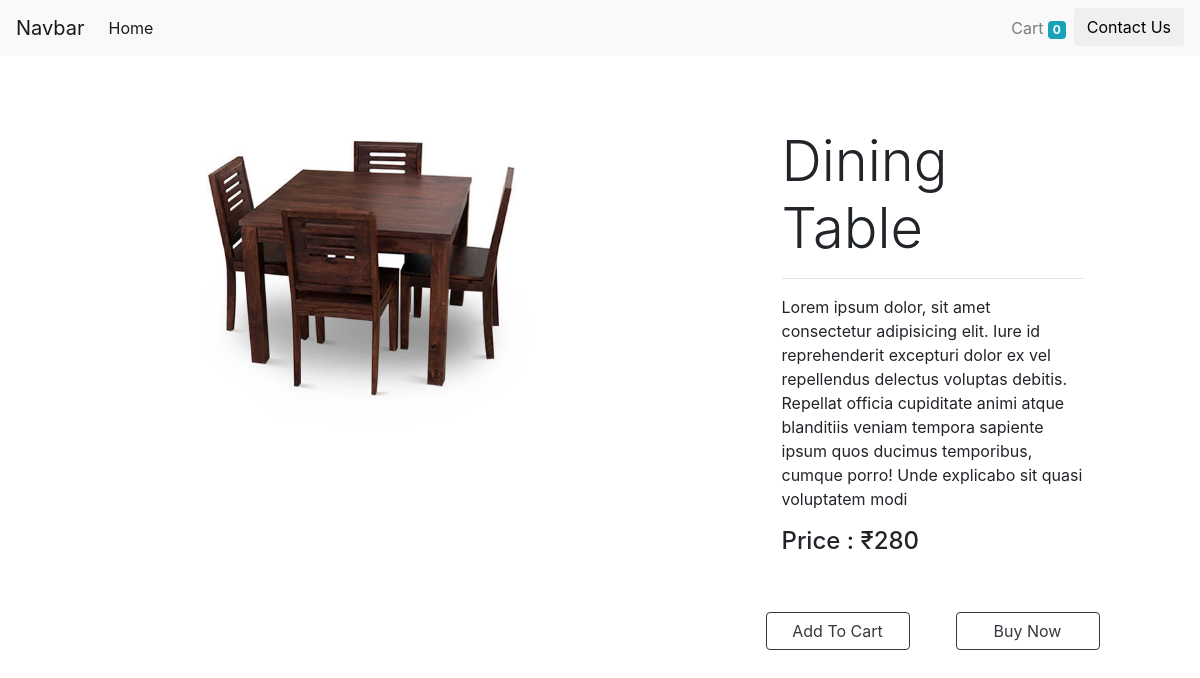
Screenshot of /dining-table/ with the database file from the repository.
### myapp/models.py (models this page shows, shortened)
class Product(models.Model):
    title = models.CharField(max_length=250)
    slug = models.SlugField(blank=True, unique=True)
    price = models.IntegerField()
    description = models.TextField()
    image = models.ImageField(upload_to='store/images', null=True, blank=True)

### myapp/views.py (the view)
# urls.py: re_path(r'^(?P<slug>[\w-]+)/$', ProductDetailSlugViews.as_view()),
class ProductDetailSlugViews(DetailView):
    queryset = Product.objects.all()
    template_name = "myapp/details.html"

### myapp/templates/myapp/details.html (shortened to what this page needs)
{% extends "./base.html" %}
{% block content %}
<div class="container">
    <div class="row">
        <div class="col-10 col-md-6 col-sm-6 col-xs-6 product mx-auto">
            <div class="p-4 m-3">
                <div class="w-75 mx-auto">
                    <img src="{{object.image.url}}" class="img-fluid" alt="">
                </div>
            </div>
        </div>
        <div class="col-10 col-md-4 col-sm-6 col-xs-6 product mx-auto"><br><br>
            <div class="p-3 m-2">
                <div class=" title display-4">{{object.title}}</div>
                <hr>
                <p>{{object.description}}</p>
                <h4>Price : ₹{{object.price}}</h4>
            </div>
            <div class="row">
                <div class="col mt-3">
                    <div class="p-2">
                        <a href="/addtocart/{{object.slug}}?return_url={{request.path}}"
                            class="btn btn-outline-dark btn-block">Add To Cart</a>
                    </div>
                </div>
                <div class="col mt-3">
                    <div class="p-2">
                        <a href="" class="btn btn-outline-dark btn-block">Buy Now</a>
                    </div>
                </div>
            </div>
        </div>
    </div>
</div>
{% endblock %}

### rows the page displays
Product: image (picture), title "Dining Table", description "Lorem ipsum dolor, sit amet consectetur adipisicing elit. Iure id reprehenderit excepturi dolor ex vel repellendus delectus voluptas debitis. Repellat officia cupiditate animi atque blanditiis veniam tempora sapiente ipsum quos ducimus temporibus, cumque porro! Unde explicabo sit quasi voluptatem modi", price "280"

### other values shown
{{ request.session.cart | length }} "0"
